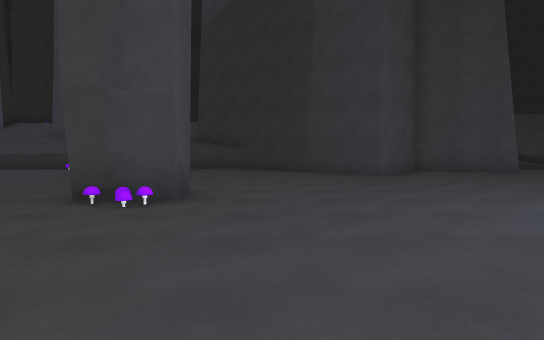
View 1 (above)

19 first-person views from a walk through a 3-D level made in the Unity game engine. The camera is 1.3 m above the floor, tilts 4° down and sees 70° across. The floor is counted in squares, 1.8 m on a side. Each view is taken from the middle of a square. On the plan, view 1 faces up. The plan holds only what a view shows up to about 12 squares ahead; the rest is blank. The place goes on beyond the plan. The player is left out.

View 2
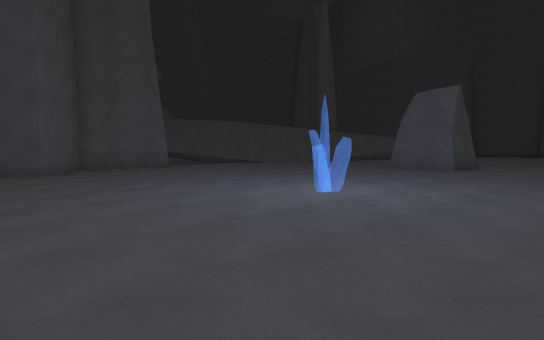

View 3
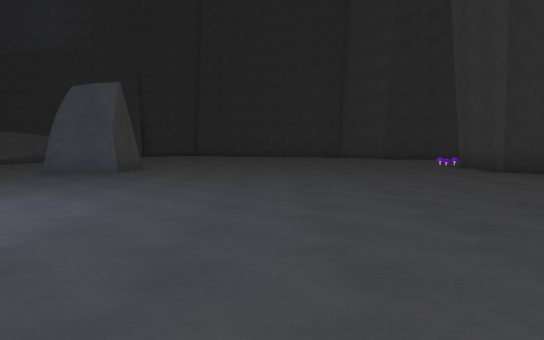

View 4
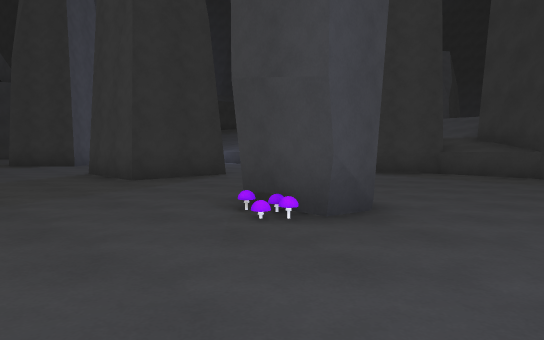

View 5
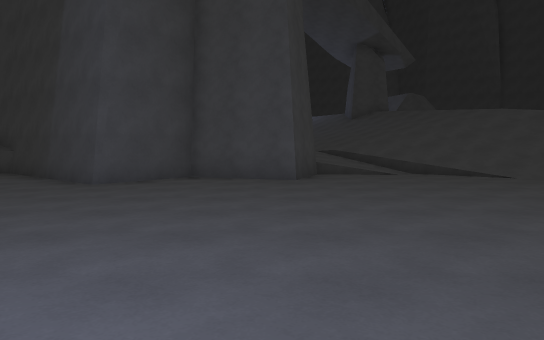

View 6
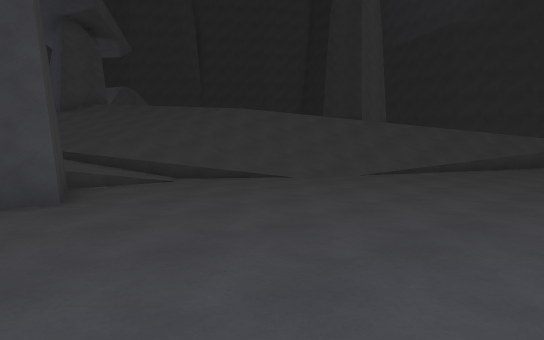

View 7
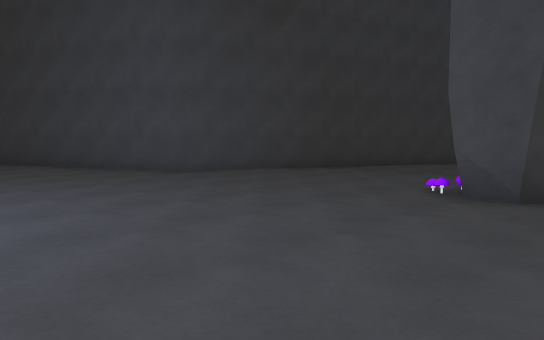

View 8
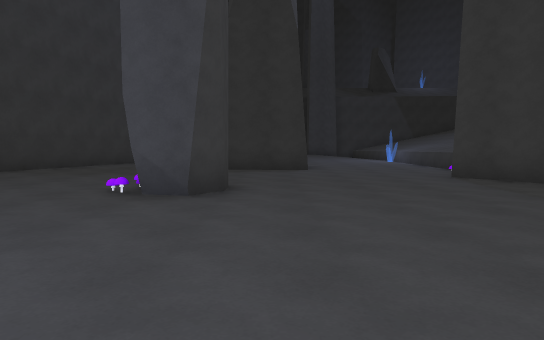

View 9
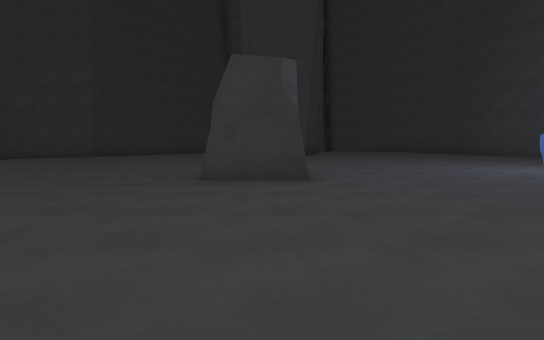

View 10
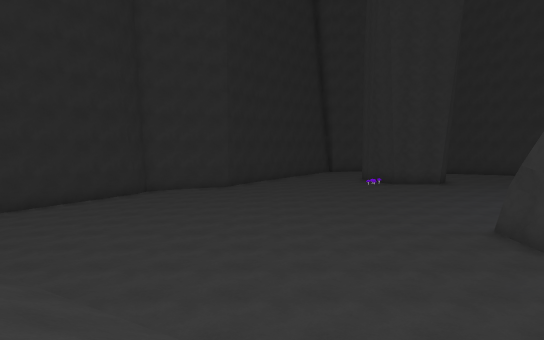

View 11
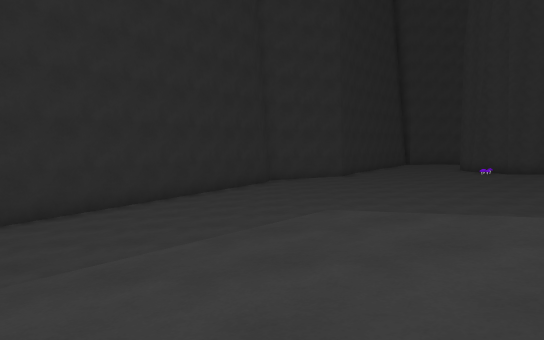

View 12
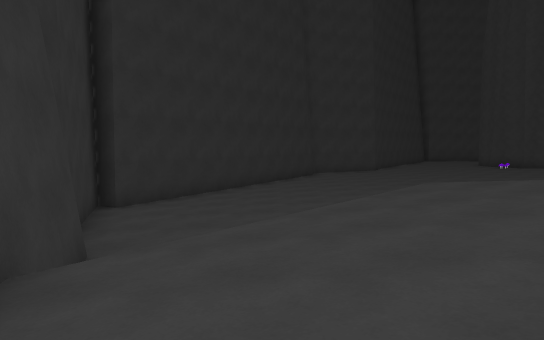

View 13
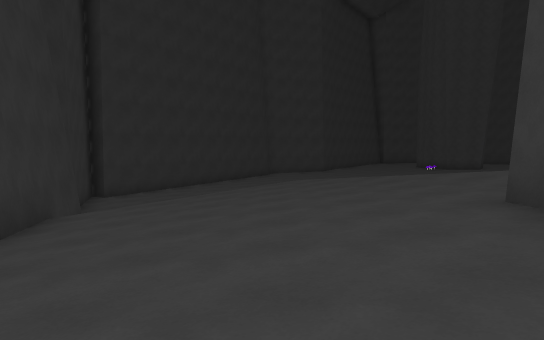

View 14
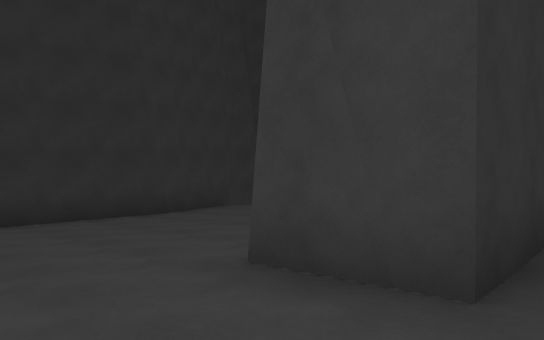

View 15
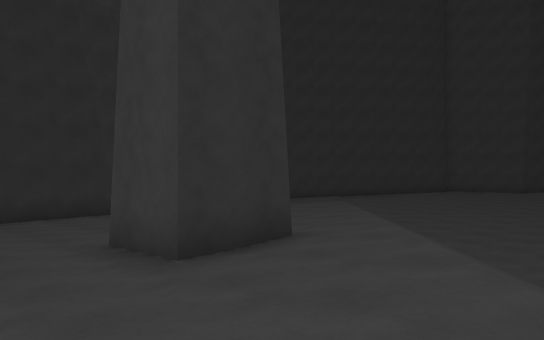

View 16
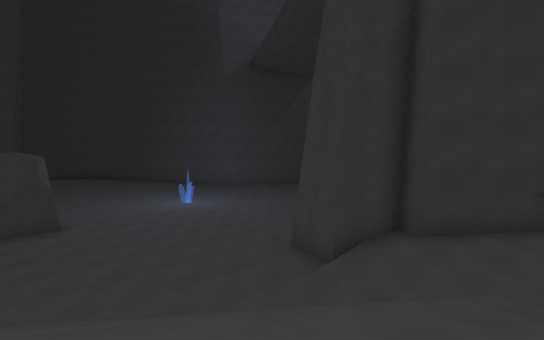

View 17
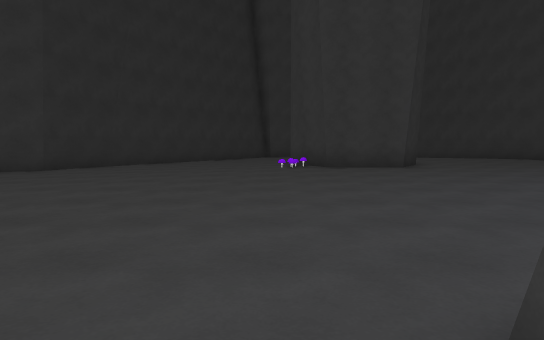

View 18
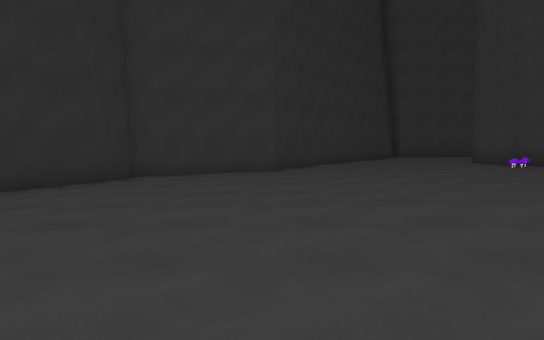

View 19
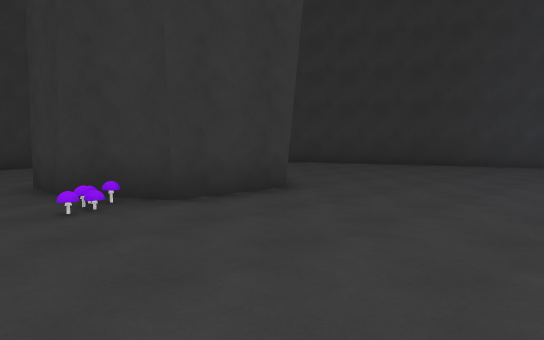

### Floor plan
Key: @ floor where view 1 was taken; # wall or solid block; . main floor; : floor 0.25 m higher than the main floor; - floor 0.25 m lower than the main floor; _ floor 0.5 m lower than the main floor; + floor 0.75 m higher than the main floor; * floor 1 m higher than the main floor; % floor 1.75 m higher than the main floor; & floor 2 m higher than the main floor; / step, stairs or slope; = window, fence, low wall or low ledge; ^ raised ledge; R rock; M mushroom.
Columns run from 8 left of view 1 to 28 right of it. Each row starts with its distance up from view 1.
 17                  ///  /  / // /
 16              ^//////// //////////*
 15              #////////////RR&////*#
 14     //##     #////////////R %////*#
 13     R//##    #////=///////RR%////*#
 12 --- R---##    RR---//////////////+#
 11 ---R-----####RRR----/////////////+#
 10 ----------##--R------////////////+#
  9 ------------..........-/////////+_##
  8  R------..................=////*-__#
  7  R.......................... /=---_
  6 RR....RR......................  ----#
  5 ......MR.........................---#
  4 ...................RR............---#
  3 ............. .....RR...........---##
  2 ................................--##
  1 ###.............................--#
  0   ####..@.......................-##
 -1      ###........................##
 -2        #.......................-#
 -3        ##......................##
 -4         #.....................##
 -5         ##...................##
 -6          #........##MM.....###
 -7          ##...:::####......#
 -8            ::::::   #.....##

Where each view was taken, in squares from view 1:
view 1: 0 up, 0 right, facing up
view 2: 1 down, 0 right, facing up-right
view 3: 1 down, 1 right, facing right
view 4: 2 up, 1 right, facing up-left
view 5: 2 up, 6 right, facing up
view 6: 5 up, 5 right, facing up-right
view 7: 7 up, 4 right, facing down-left
view 8: 7 up, 4 right, facing left
view 9: 11 up, 11 right, facing down
view 10: 11 up, 17 right, facing down
view 11: 11 up, 22 right, facing down
view 12: 13 up, 24 right, facing down
view 13: 17 up, 22 right, facing down
view 14: 17 up, 17 right, facing down-right
view 15: 17 up, 14 right, facing down-right
view 16: 17 up, 14 right, facing down-left
view 17: 4 up, 13 right, facing down
view 18: 4 up, 19 right, facing down
view 19: 2 down, 14 right, facing down-left
